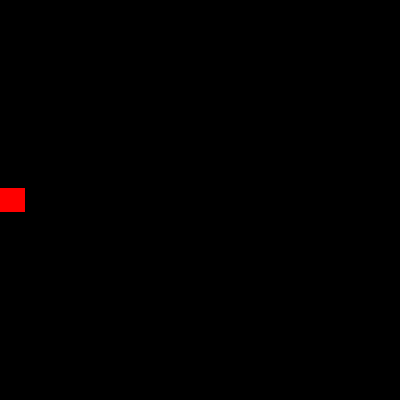
Frame 1 (no input)
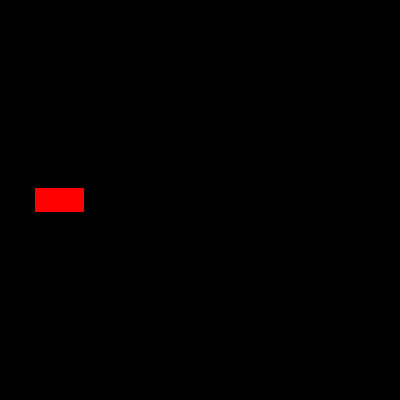
Frame 60 (the mouse pressed at the canvas centre just before this capture)
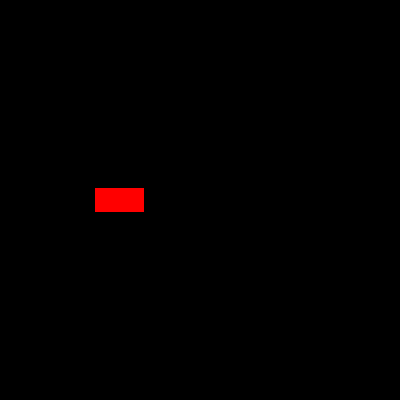
Frame 120 (the mouse held since frame 60 and released just before this capture)

The Processing sketch that drew these frames (run headless with seeded random() and noise(); from frame 60 on, the mouse is pressed at the canvas centre):

// Processing sketch: exemple_13_02_voiture_avec_fonctions
// ── exemple_13_02_voiture_avec_fonctions.pde
// données de la voiture
float x, y;
float vitesse;
color couleur;
float taille;

// fonctionnalités de la voiture

void dessiner() {
  rectMode(CENTER);
  fill(couleur);
  rect(x, y, taille, taille / 2);
}

void bouger() {
  x += vitesse;
  if (x > width) {
    x = 0;
  }
}

void setup() {
  size(400, 400);

  // initialiser la voiture
  x = 0;
  y = height / 2;
  vitesse = 1;
  couleur = color(255, 0, 0);
  taille = 50;
}

void draw() {
  background(0);
  
  dessiner();
  bouger();
}
